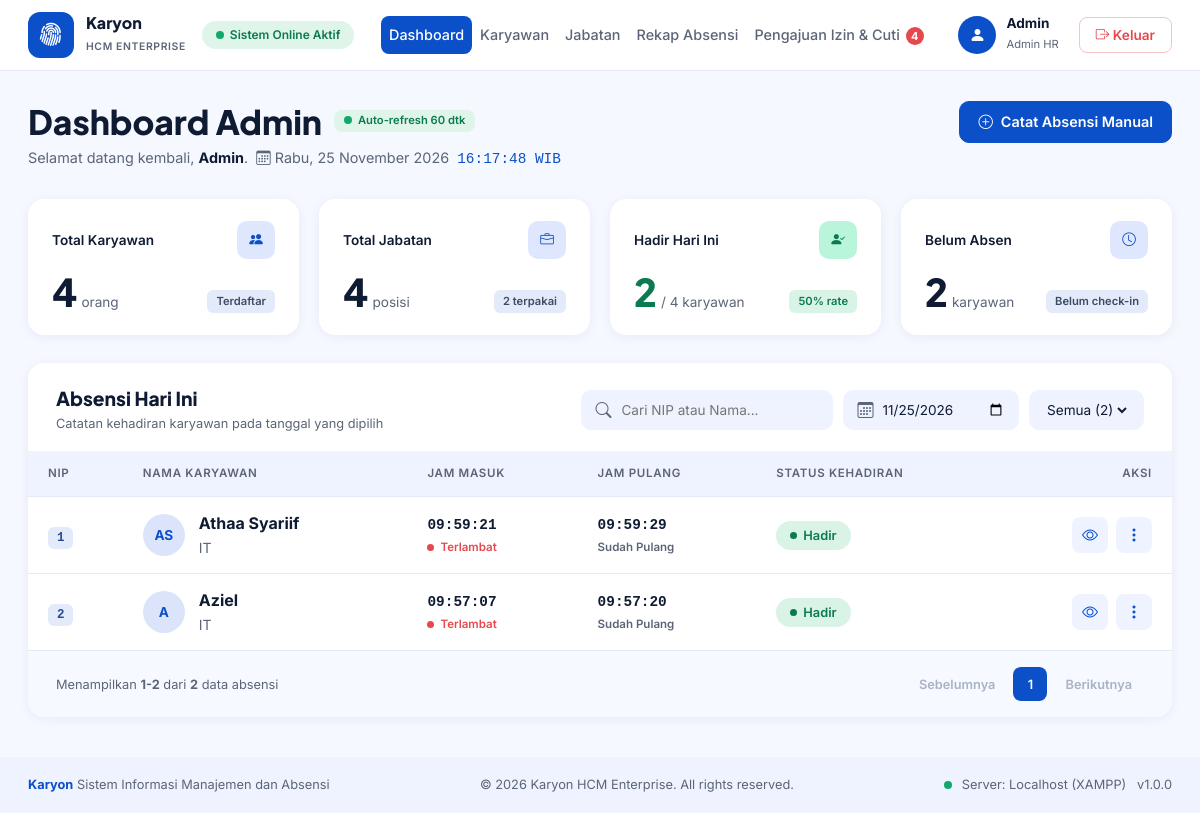
Page /admin/dashboard.php (signed in) on the committed database.
### tables this page shows
CREATE TABLE `absensi` (
  `id` int(11) NOT NULL,
  `karyawan_id` int(11) NOT NULL,
  `tanggal` date NOT NULL,
  `jam_masuk` time DEFAULT NULL,
  `jam_pulang` time DEFAULT NULL,
  `status` enum('Hadir','Izin','Sakit','Alpha','Cuti') DEFAULT 'Hadir',
  `keterangan` varchar(255) DEFAULT NULL,
  `pengajuan_id` int(11) DEFAULT NULL
);

CREATE TABLE `karyawan` (
  `id` int(11) NOT NULL,
  `nip` varchar(20) NOT NULL,
  `nama` varchar(100) NOT NULL,
  `jabatan_id` int(11) DEFAULT NULL,
  `no_hp` varchar(15) DEFAULT NULL,
  `alamat` text DEFAULT NULL
);

CREATE TABLE `jabatan` (
  `id` int(11) NOT NULL,
  `kode_jabatan` varchar(20) NOT NULL,
  `nama_jabatan` varchar(50) NOT NULL
);

### includes/fungsi.php (called while the page is built, shortened)
<?php
function h($teks) {
    return htmlspecialchars($teks ?? '');
}
function inisial($nama) {
    $kata = preg_split('/\s+/', trim($nama));
    $hasil = strtoupper(substr($kata[0], 0, 1));
    if (count($kata) > 1) {
        $hasil .= strtoupper(substr($kata[1], 0, 1));
    }
    return $hasil;
}
function terlambat($jam_masuk) {
    $batas = strtotime(JAM_MASUK) + (TOLERANSI_MENIT * 60);
    return strtotime($jam_masuk) > $batas;
}

### admin/dashboard.php (the view, shortened to what this page needs)
<?php
require_once '../auth/cek_session.php';
require_once '../includes/fungsi.php';
$tanggal = $_GET['tanggal'] ?? date('Y-m-d');
$q      = trim($_GET['q'] ?? '');
$halaman     = max(1, (int)($_GET['page'] ?? 1));
$per_halaman = 5;
$total_karyawan = $conn->query("SELECT COUNT(*) n FROM karyawan")->fetch_assoc()['n'];
$total_jabatan  = $conn->query("SELECT COUNT(*) n FROM jabatan")->fetch_assoc()['n'];
$jabatan_terpakai = $conn->query("SELECT COUNT(DISTINCT jabatan_id) n FROM karyawan")->fetch_assoc()['n'];
$hadir_hari_ini = $conn->query("SELECT COUNT(*) n FROM absensi WHERE tanggal = CURDATE() AND status = 'Hadir'")->fetch_assoc()['n'];
$tercatat_hari_ini = $conn->query("SELECT COUNT(*) n FROM absensi WHERE tanggal = CURDATE()")->fetch_assoc()['n'];
$belum_absen = max($total_karyawan - $tercatat_hari_ini, 0);
$persen_hadir = $total_karyawan > 0 ? round($hadir_hari_ini / $total_karyawan * 100) : 0;
$hitung = array_fill_keys(DAFTAR_STATUS, 0);
$stmt = $conn->prepare("SELECT status, COUNT(*) n FROM absensi WHERE tanggal = ? GROUP BY status");
$stmt->bind_param("s", $tanggal);
$stmt->execute();
foreach ($stmt->get_result() as $r) { $hitung[$r['status']] = $r['n']; }
$total_tanggal = array_sum($hitung);
$where = ["a.tanggal = ?"]; $tipe = "s"; $param = [$tanggal];
$sql_where = implode(" AND ", $where);
$stmt = $conn->prepare("SELECT COUNT(*) n FROM absensi a JOIN karyawan k ON a.karyawan_id = k.id WHERE $sql_where");
$stmt->bind_param($tipe, ...$param);
$stmt->execute();
$total = $stmt->get_result()->fetch_assoc()['n'];
$total_halaman = max(1, (int)ceil($total / $per_halaman));
$halaman = min($halaman, $total_halaman);
$offset  = ($halaman - 1) * $per_halaman;
$stmt = $conn->prepare("
    SELECT a.*, k.nip, k.nama, j.nama_jabatan
    FROM absensi a
    JOIN karyawan k ON a.karyawan_id = k.id
    LEFT JOIN jabatan j ON k.jabatan_id = j.id
    WHERE $sql_where
    ORDER BY a.jam_masuk DESC
    LIMIT $per_halaman OFFSET $offset
");
$stmt->bind_param($tipe, ...$param);
$stmt->execute();
$rows = $stmt->get_result()->fetch_all(MYSQLI_ASSOC);
include '../includes/header.php';
?>
<div class="k-head">
  <div>
    <h1 class="k-title">Dashboard Admin
      <span class="k-chip" id="auto-refresh"><span class="k-dot"></span>Auto-refresh 60 dtk</span>
    </h1>
    <div class="k-meta">
      Selamat datang kembali, <b><?= h(ucfirst($_SESSION['username'])) ?></b>.
      &nbsp;<i class="bi bi-calendar3"></i> <span id="k-tanggal"><?= date('d-m-Y') ?></span>
      &nbsp;<span class="k-mono" id="k-jam-now"></span>
    </div>
  </div>
  <div class="d-flex gap-2">
    <a href="absensi_manual.php?tanggal=<?= h($tanggal) ?>" class="k-btn-biru"><i class="bi bi-plus-circle"></i> Catat Absensi Manual</a>
  </div>
</div>
<div class="k-stats">
  <div class="k-stat">
    <div class="k-stat-top">Total Karyawan <span class="k-stat-ico"><i class="bi bi-people-fill"></i></span></div>
    <div class="k-stat-body">
      <div><span class="k-angka"><?= $total_karyawan ?></span><span class="k-satuan">orang</span></div>
      <span class="k-tag">Terdaftar</span>
    </div>
  </div>
  <div class="k-stat">
    <div class="k-stat-top">Total Jabatan <span class="k-stat-ico"><i class="bi bi-briefcase"></i></span></div>
    <div class="k-stat-body">
      <div><span class="k-angka"><?= $total_jabatan ?></span><span class="k-satuan">posisi</span></div>
      <span class="k-tag"><?= $jabatan_terpakai ?> terpakai</span>
    </div>
  </div>
  <div class="k-stat">
    <div class="k-stat-top">Hadir Hari Ini <span class="k-stat-ico hijau"><i class="bi bi-person-check-fill"></i></span></div>
    <div class="k-stat-body">
      <div><span class="k-angka hijau"><?= $hadir_hari_ini ?></span><span class="k-satuan">/ <?= $total_karyawan ?> karyawan</span></div>
      <span class="k-tag hijau"><?= $persen_hadir ?>% rate</span>
    </div>
  </div>
  <div class="k-stat">
    <div class="k-stat-top">Belum Absen <span class="k-stat-ico"><i class="bi bi-clock"></i></span></div>
    <div class="k-stat-body">
      <div><span class="k-angka"><?= $belum_absen ?></span><span class="k-satuan">karyawan</span></div>
      <span class="k-tag">Belum check-in</span>
    </div>
  </div>
</div>
<div class="k-panel">
  <div class="k-panel-head">
    <div>
      <h2 class="k-panel-title">Absensi Hari Ini</h2>
      <p class="k-panel-sub">Catatan kehadiran karyawan pada tanggal yang dipilih</p>
    </div>
    <form method="GET" id="form-filter" class="k-tools">
      <label class="k-tool"><i class="bi bi-search"></i>
        <input type="text" id="input-cari" name="q" value="<?= h($q) ?>" placeholder="Cari NIP atau Nama...">
      </label>
      <label class="k-tool"><i class="bi bi-calendar3"></i>
        <input type="date" name="tanggal" value="<?= h($tanggal) ?>" data-auto>
      </label>
      <label class="k-tool">
        <select name="status" data-auto>
          <option value="">Semua (<?= $total_tanggal ?>)</option>
        </select>
      </label>
    </form>
  </div>
  <div class="k-table-wrap">
    <table class="k-table">
      <thead>
        <tr>
          <th>NIP</th><th>Nama Karyawan</th><th>Jam Masuk</th><th>Jam Pulang</th>
          <th>Status Kehadiran</th><th style="text-align:right">Aksi</th>
        </tr>
      </thead>
      <tbody>
        <?php if (count($rows) > 0): ?>
          <?php foreach ($rows as $r): ?>
            <tr>
              <td><span class="k-nip"><?= h($r['nip']) ?></span></td>
              <td>
                <div class="k-orang">
                  <span class="k-avatar-s"><?= h(inisial($r['nama'])) ?></span>
                  <div><b><?= h($r['nama']) ?></b><small><?= h($r['nama_jabatan'] ?? '-') ?></small></div>
                </div>
              </td>
              <td>
                <div class="k-jam"><?= $r['jam_masuk'] ?? '-' ?></div>
                <?php if ($r['jam_masuk']): $telat = terlambat($r['jam_masuk']); ?>
                  <div class="k-ket <?= $telat ? 'telat' : 'tepat' ?>">
                    <span class="dot"></span><?= $telat ? 'Terlambat' : 'Tepat Waktu' ?>
                  </div>
                <?php endif; ?>
              </td>
              <td>
                <div class="k-jam"><?= $r['jam_pulang'] ?? '-' ?></div>
                <?php if ($r['jam_pulang']): ?>
                  <div class="k-ket netral">Sudah Pulang</div>
                <?php elseif ($r['jam_masuk']): ?>
                  <div class="k-ket netral">Sedang Bekerja</div>
                <?php endif; ?>
              </td>
               <td>
               <span class="k-badge st-<?= strtolower($r['status']) ?>"><?= $r['status'] ?></span>
               </td>
              <td>
                <div class="k-aksi">
                  <a class="k-aksi-btn" title="Lihat rekap"
                     href="rekap_absensi.php?karyawan=<?= $r['karyawan_id'] ?>">
                    <i class="bi bi-eye"></i>
                  </a>
                  <div class="dropdown">
                    <button class="k-aksi-btn" data-bs-toggle="dropdown"><i class="bi bi-three-dots-vertical"></i></button>
                  </div>
                </div>
              </td>
            </tr>
          <?php endforeach; ?>
        <?php else: ?>
          <tr><td colspan="6" class="text-center text-muted py-4">Tidak ada data absensi pada filter ini.</td></tr>
        <?php endif; ?>
      </tbody>
    </table>
  </div>
  <div class="k-panel-foot">
    <span>
      Menampilkan <b><?= $total > 0 ? $offset + 1 : 0 ?>-<?= min($offset + $per_halaman, $total) ?></b>
      dari <b><?= $total ?></b> data absensi
    </span>
    <div class="k-paging">
      <?php if ($halaman > 1): ?><a href="<?= link_halaman($halaman - 1) ?>">Sebelumnya</a>
      <?php else: ?><span class="mati">Sebelumnya</span><?php endif; ?>
      <?php for ($i = 1; $i <= $total_halaman; $i++): ?>
        <?php if ($i == $halaman): ?><span class="aktif"><?= $i ?></span>
        <?php else: ?><a href="<?= link_halaman($i) ?>"><?= $i ?></a><?php endif; ?>
      <?php endfor; ?>
      <?php if ($halaman < $total_halaman): ?><a href="<?= link_halaman($halaman + 1) ?>">Berikutnya</a>
      <?php else: ?><span class="mati">Berikutnya</span><?php endif; ?>
    </div>
  </div>
</div>
<?php include '../includes/footer.php'; ?>

### rows in the picture
absensi: karyawan.nip "1", karyawan.nama "AS", karyawan.nama "Athaa Syariif", jabatan.nama_jabatan "IT", jam_masuk "09:59:21", shows "Terlambat", jam_pulang "09:59:29", shows "Sudah Pulang", status "Hadir"
absensi: karyawan.nip "2", karyawan.nama "A", karyawan.nama "Aziel", jabatan.nama_jabatan "IT", jam_masuk "09:57:07", shows "Terlambat", jam_pulang "09:57:20", shows "Sudah Pulang", status "Hadir"

### other values in the picture
$jml_menunggu "4"
$nama_tampil "Admin"
$_SESSION['username'] "Admin"
$total_karyawan "4"
$total_jabatan "4"
$jabatan_terpakai "2"
$hadir_hari_ini "2"
$persen_hadir "50"
$belum_absen "2"
$offset + 1 "1"
min($offset + $per_halaman, $total) "2"
$total "2"
